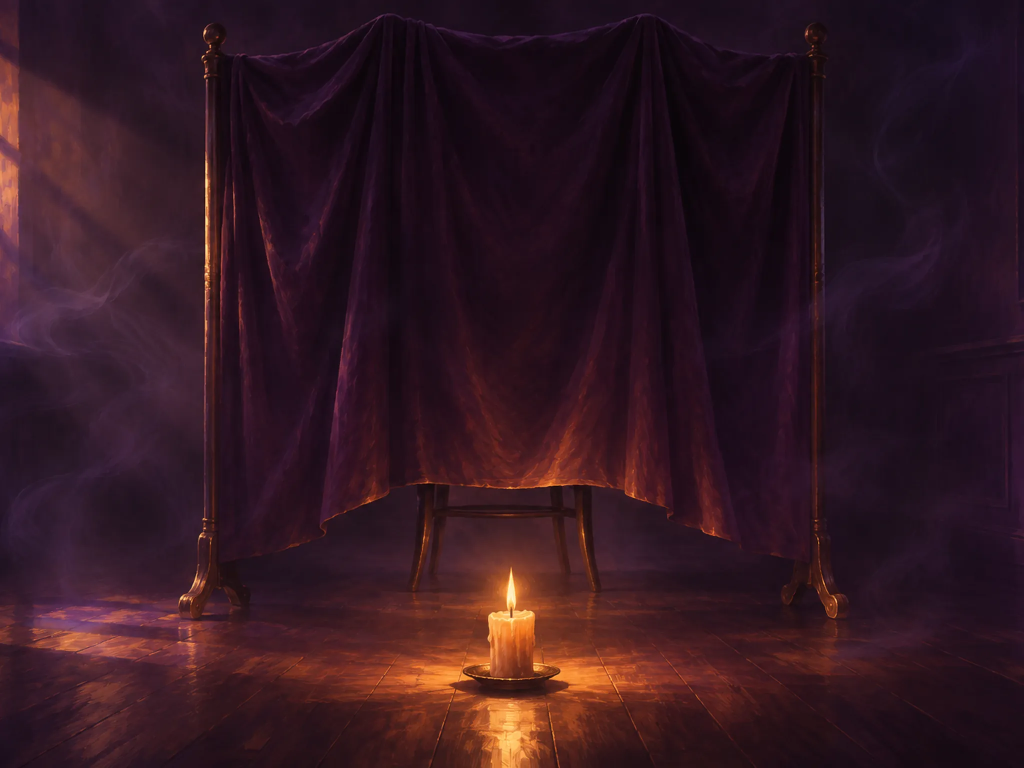
#> input picture assets/gpt/bg-misterx.webp, 2048 x 1536 px (shown at 1/2 size)
$ python -i import-gpt.py   (imports and definitions only)
#> lines starting #> are read from the running program, lines starting #| are printed output that depends on the picture
# Импорт картинок ChatGPT: ZIP или папка с PNG/JPG/WebP → assets/gpt/<id>.webp нужного размера.
# Фоны (bg-*) и комнаты (room-*) — 2048×1536, остальное — 1024×1024; обрезка по центру, WebP q80.
# Запуск: python3 tools/import-gpt.py <архив.zip | папка>   (нужен Pillow)
import sys, os, zipfile, io
from PIL import Image
ROOT = os.path.abspath(os.path.join(os.path.dirname(__file__), '..'))
OUT = os.path.join(ROOT, 'assets', 'gpt')

def items(src):
    if zipfile.is_zipfile(src):
        z = zipfile.ZipFile(src)
        for i in z.infolist():
            n = os.path.basename(i.filename)
            if n.lower().endswith(('.png', '.jpg', '.jpeg', '.webp')): yield n, z.read(i)
    else:
        for n in sorted(os.listdir(src)):
            if n.lower().endswith(('.png', '.jpg', '.jpeg', '.webp')): yield n, open(os.path.join(src, n), 'rb').read()

def main(src):
    os.makedirs(OUT, exist_ok=True); total = 0
    for name, data in items(src):
        id_ = os.path.splitext(name)[0].lower()
        im = Image.open(io.BytesIO(data)).convert('RGB')
        tw, th = (2048, 1536) if id_.startswith(('bg-', 'room-')) else (1024, 1024)
        r = max(tw / im.width, th / im.height)
        im = im.resize((round(im.width * r), round(im.height * r)), Image.LANCZOS)
        L, T = (im.width - tw) // 2, (im.height - th) // 2
        p = os.path.join(OUT, id_ + '.webp')
        im.crop((L, T, L + tw, T + th)).save(p, 'WEBP', quality=80, method=6)
        total += os.path.getsize(p); print(id_, os.path.getsize(p))
    print('итого МБ', round(total / 1048576, 2))

# [2 lines not run here, left out]

>>> import cv2
>>> picture = cv2.imread('../assets/gpt/bg-misterx.webp', cv2.IMREAD_GRAYSCALE)
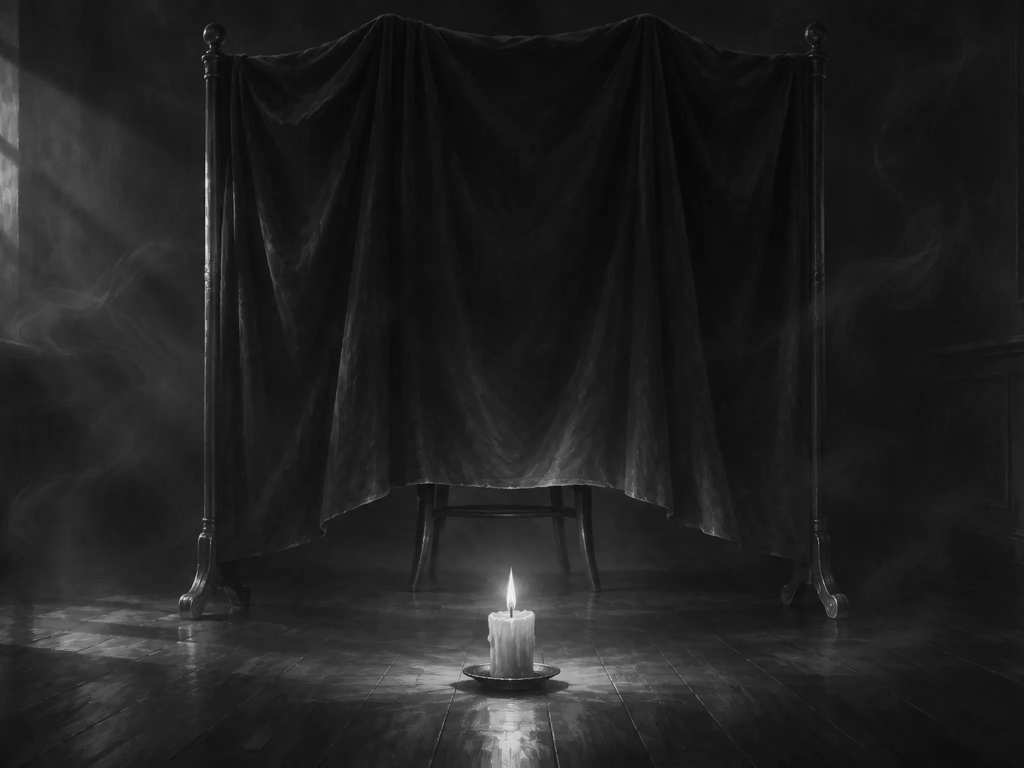
#> picture: shape (1536, 2048) (shown at 1/2 size); min 5, max 246, mean 33
#> (the run stopped early here; a loop or call above may not have finished)
